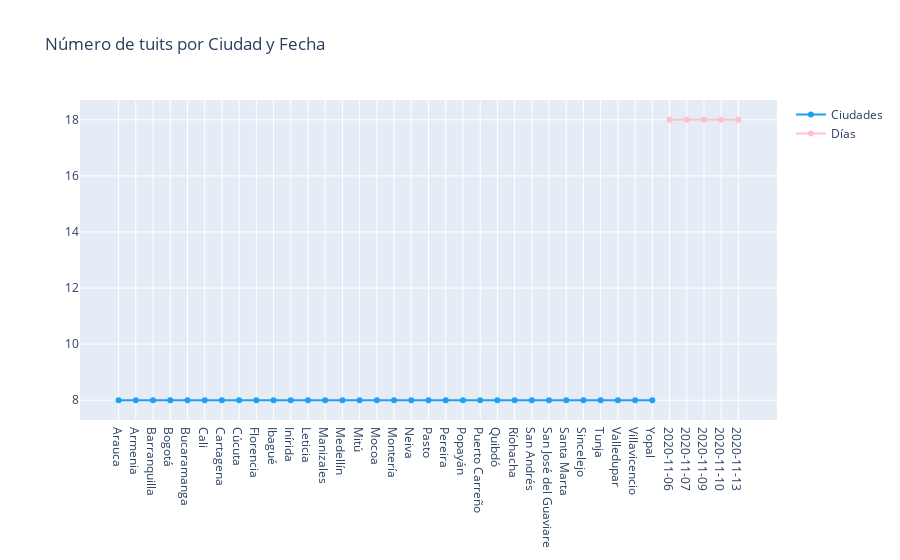

Notebook code cell kept with this figure:
### Code cell
trace = go.Scatter(x=lugar.sitio.values,
                   y=lugar.cnt.values,
                   text=[f"Lugar: {f}<br>Tuits: {c}" for f,c in zip(lugar.sitio.values,lugar.cnt.values)],
                   hoverinfo='text',
                   mode='lines+markers',
                   name='Ciudades',
                   line={'color':'#1DA1F2'})

trace2 = go.Scatter(x=tiempo.fecha.values,
                   y=lugar.cnt.values+10,
                   text=[f"Fecha: {f}<br>Tuits: {c}" for f,c in zip(tiempo.fecha.values,lugar.cnt.values)],
                   hoverinfo='text',
                   mode='lines+markers',
                   name='Días',
                   line={'color':'pink'})

layout = go.Layout(title='Número de tuits por Ciudad y Fecha')

fig = go.Figure(data=[trace, trace2], layout=layout)
iplot(fig)

### Figure 1 — Plotly figure (JSON) as saved in the notebook; plotly's stock layout.template omitted (floating-point values rounded to 4 significant figures)
{"data": [{"hoverinfo": "text", "line": {"color": "#1DA1F2"}, "mode": "lines+markers", "name": "Ciudades", "text": ["Lugar: Arauca<br>Tuits: 8", "Lugar: Armenia<br>Tuits: 8", "Lugar: Barranquilla<br>Tuits: 8", "Lugar: Bogotá<br>Tuits: 8", "Lugar: Bucaramanga<br>Tuits: 8", "Lugar: Cali<br>Tuits: 8", "Lugar: Cartagena<br>Tuits: 8", "Lugar: Cúcuta<br>Tuits: 8", "Lugar: Florencia<br>Tuits: 8", "Lugar: Ibagué<br>Tuits: 8", "Lugar: Inírida<br>Tuits: 8", "Lugar: Leticia<br>Tuits: 8", "Lugar: Manizales<br>Tuits: 8", "Lugar: Medellín<br>Tuits: 8", "Lugar: Mitú<br>Tuits: 8", "Lugar: Mocoa<br>Tuits: 8", "Lugar: Montería<br>Tuits: 8", "Lugar: Neiva<br>Tuits: 8", "Lugar: Pasto<br>Tuits: 8", "Lugar: Pereira<br>Tuits: 8", "Lugar: Popayán<br>Tuits: 8", "Lugar: Puerto Carreño<br>Tuits: 8", "Lugar: Quibdó<br>Tuits: 8", "Lugar: Ríohacha<br>Tuits: 8", "Lugar: San Andrés<br>Tuits: 8", "Lugar: San José del Guaviare<br>Tuits: 8", "Lugar: Santa Marta<br>Tuits: 8", "Lugar: Sincelejo<br>Tuits: 8", "Lugar: Tunja<br>Tuits: 8", "Lugar: Valledupar<br>Tuits: 8", "Lugar: Villavicencio<br>Tuits: 8", "Lugar: Yopal<br>Tuits: 8"], "type": "scatter", "x": ["Arauca", "Armenia", "Barranquilla", "Bogotá", "Bucaramanga", "Cali", "Cartagena", "Cúcuta", "Florencia", "Ibagué", "Inírida", "Leticia", "Manizales", "Medellín", "Mitú", "Mocoa", "Montería", "Neiva", "Pasto", "Pereira", "Popayán", "Puerto Carreño", "Quibdó", "Ríohacha", "San Andrés", "San José del Guaviare", "Santa Marta", "Sincelejo", "Tunja", "Valledupar", "Villavicencio", "Yopal"], "y": [8, 8, 8, 8, 8, 8, 8, 8, 8, 8, 8, 8, 8, 8, 8, 8, 8, 8, 8, 8, 8, 8, 8, 8, 8, 8, 8, 8, 8, 8, 8, 8]}, {"hoverinfo": "text", "line": {"color": "pink"}, "mode": "lines+markers", "name": "Días", "text": ["Fecha: 2020-11-06<br>Tuits: 8", "Fecha: 2020-11-07<br>Tuits: 8", "Fecha: 2020-11-09<br>Tuits: 8", "Fecha: 2020-11-10<br>Tuits: 8", "Fecha: 2020-11-13<br>Tuits: 8"], "type": "scatter", "x": ["2020-11-06", "2020-11-07", "2020-11-09", "2020-11-10", "2020-11-13"], "y": [18, 18, 18, 18, 18, 18, 18, 18, 18, 18, 18, 18, 18, 18, 18, 18, 18, 18, 18, 18, 18, 18, 18, 18, 18, 18, 18, 18, 18, 18, 18, 18]}], "layout": {"title": {"text": "Número de tuits por Ciudad y Fecha"}}}
